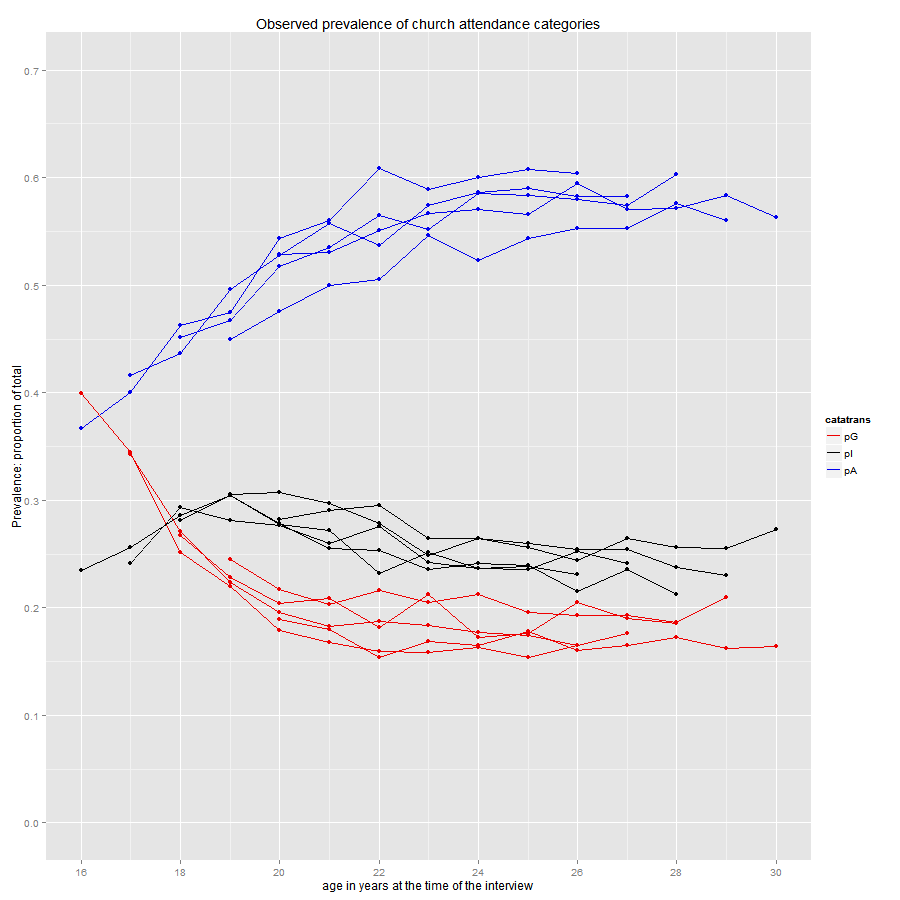

Write the R code that produced this figure.
pathVectorsPalettes <- file.path(getwd(),"Results","Sketches","factors_and_pallets.R")
source(pathVectorsPalettes)

# 1x1 line graphs with prevalences of three categores and all cohorts
#------------------------------------------------graph 1------#
dsFORp <- modelDo#[(dsSLprops$cohort %in% allCohorts),]
# select prevalences ("pA","pI","pG") or transitions ("pgg","pgi","pga","pig","pii","pia","pag","pai","paa")
dsFORp <- dsFORp[(dsFORp$catatrans %in% c("pG","pI","pA")),] 
dsFORp$cohort<-factor(dsFORp$cohort, levels=c(1984:980))
dsFORp <- mutate(dsFORp,parcoh=paste(cohort,catatrans))
table(dsFORp$catatrans)


p<-ggplot(dsFORp, aes(x=age,y=pred_proportion,group=parcoh,fill=factor(catatrans)))+
  scale_color_manual(values =catatransColor)+
  geom_line(aes(colour = catatrans))+
#   facet_grid(. ~ cohort)+
  geom_point(aes(colour=catatrans),show_guide = FALSE)+
  scale_y_continuous("Prevalence: proportion of total",
                     limits=c(0, .7),
                     breaks=c(0,.1,.2,.3,.4,.5,.6,.7))+
#     scale_x_continuous("years after 2000",              # for aes(x=time-2000)
#                        limits=c(0, 14),
#                        breaks=c(0:14))+
  scale_x_continuous("age in years at the time of the interview",     # for aes(x=age)
                     limits=c(16,30),
                     breaks=c(16,18,20,22,24,26,28,30))+
  labs(title=paste0("Observed prevalence of church attendance categories"))
p
plast<-p
pathFileOut<-file.path(getwd(),"Results","Sketches","1x1_observed_prevalences_years_Goers.png") 
png (filename = pathFileOut ,
     width = 900, height = 900 , units = "px")
plot(plast)
dev.off()
